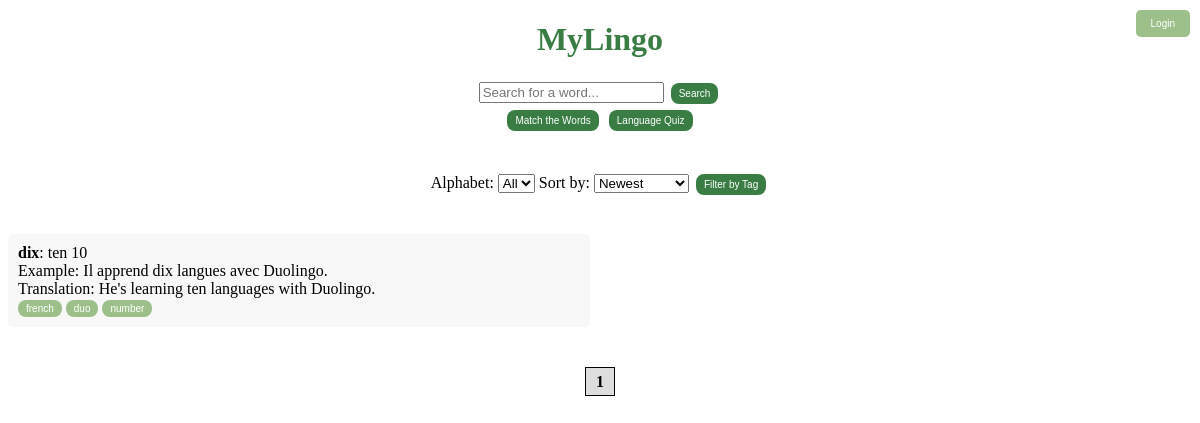
The page /filter?tag=number on the database as committed earlier.
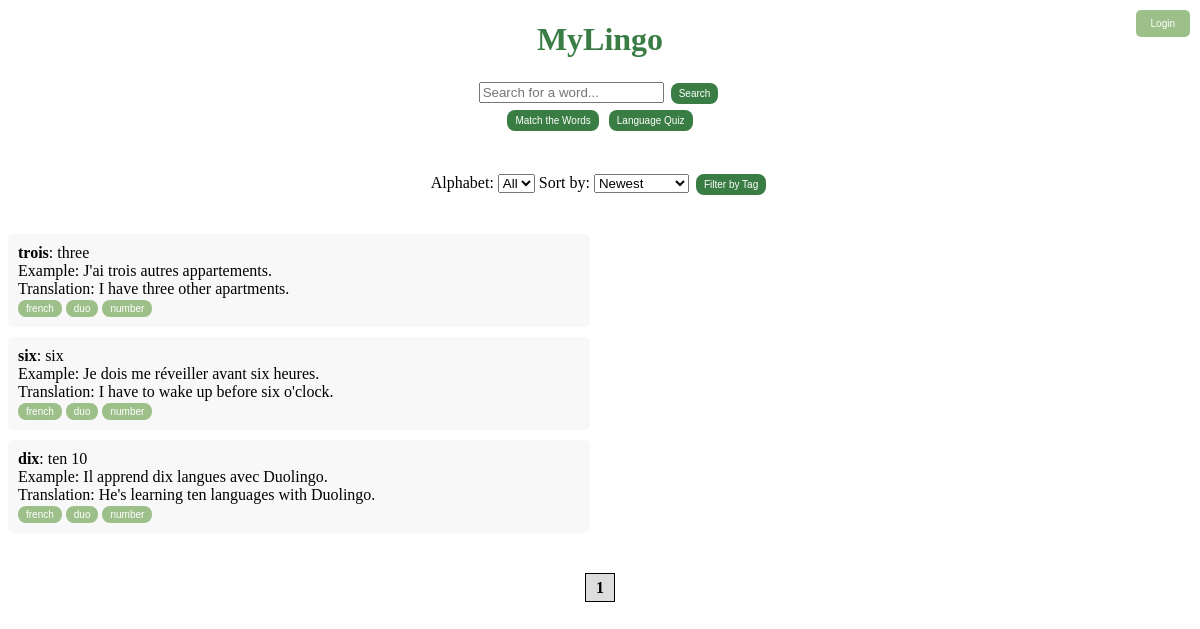
The same page on the database as committed later.
### tables this page shows
CREATE TABLE vocabulary (
                    id INTEGER PRIMARY KEY AUTOINCREMENT,
                    word TEXT NOT NULL,
                    meaning TEXT,
                    example TEXT,
                    translation TEXT,
                    tags TEXT);

### app.py (the view)
@app.route('/filter')
def filter_words():
    tag = request.args.get('tag', '')  # Default to empty string if not provided
    page = request.args.get('page', 1, type=int)  # Get current page
    alphabet = request.args.get('alphabet', '')  # Get alphabet filter
    sort = request.args.get('sort', 'newest')  # Get sorting option
    conn = sqlite3.connect('database.db')
    conn.row_factory = sqlite3.Row  # ✅ Return dictionaries
    c = conn.cursor()
    query = "SELECT * FROM vocabulary WHERE 1=1"
    params = []
    if tag:
        query += " AND tags LIKE ?"
        params.append('%' + tag + '%')
    if alphabet:
        query += " AND word LIKE ?"
        params.append(alphabet + '%')
    if sort == "newest":
        query += " ORDER BY id DESC"
    elif sort == "oldest":
        query += " ORDER BY id ASC"
    elif sort == "alphabet":
        query += " ORDER BY word ASC"
    c.execute(query, params)
    words = c.fetchall()
    conn.close()
    total_pages = (len(words) // 20) + (1 if len(words) % 20 > 0 else 0)
    words = words[(page - 1) * 20: page * 20]  # Slice words for pagination
    return render_template('index.html',
                           words=words,
                           page=page,
                           total_pages=total_pages,
                           selected_alphabet=alphabet,
                           selected_tag=tag,
                           selected_sort=sort)

### templates/index.html (shortened to what this page needs)
<!DOCTYPE html>
<html>
<head>
    <link rel="stylesheet" href="{{ url_for('static', filename='style.css') }}">
</head>
<body>
    <h1><a href="{{ url_for('index') }}" style="text-decoration: none; color: inherit;">MyLingo</a></h1>
    <div id="login-container">
        {% if current_user.is_authenticated %}
            <p>Welcome, {{ current_user.username }}!</p>
            <a href="{{ url_for('logout') }}"><button id="logout-btn">Logout</button></a>
        {% else %}
            <button id="login-button">Login</button>
        {% endif %}
    </div>
    <form action="/search" method="get">
        <input type="text" name="query" placeholder="Search for a word..." required>
        <button type="submit" class="main-btn">Search</button>
    </form>
    <div class="center-container">
        <a href="{{ url_for('game') }}">
            <button class="main-btn">Match the Words</button></a>
        <a href="{{ url_for('quiz') }}">
            <button class="main-btn">Language Quiz</button>
        </a>
    </div>
    <form method="GET" action="/" style="margin-bottom: 20px;">
        <label for="alphabet-filter">Alphabet:</label>
        <select name="alphabet" id="alphabet-filter" onchange="this.form.submit()">
            <option value="">All</option>
        </select>
        <label for="sort-filter">Sort by:</label>
        <select name="sort" id="sort-filter" onchange="this.form.submit()">
            <option value="newest" {% if selected_sort == "newest" %}selected{% endif %}>Newest</option>
        </select>
        <button class="main-btn" id="filterButton" type="button">Filter by Tag</button>
    </form>
    <div class="word-container">
        <ul class="word-list">
            {% for word in words[:10] %}
                <li class="word-item">
                    <strong>{{ word["word"] }}</strong>: {{ word["meaning"] }}
                    <br> Example: {{ word["example"] }}
                    <br> Translation: {{ word["translation"] }}
                    <br>
                    {% if word['tags'] %}
                        {% for tag in word['tags'].split(',') %}
                            <a href="?page=1&tag={{ tag.strip() }}&alphabet={{ selected_alphabet }}&sort={{ selected_sort }}">
                                <button class="tag-btn tag tag.selected">{{ tag.strip() }}</button></a>
                        {% endfor %}
                    {% endif %}
                </li>
            {% endfor %}
        </ul>
        <ul class="word-list">
        </ul>
    </div>
    <div class="pagination">
        {% for p in range(1, total_pages + 1) %}
            {% if p == page %}
                <a class="active">{{ p }}</a>
            {% else %}
                <a href="?page={{ p }}&alphabet={{ selected_alphabet }}&tag={{ selected_tag }}&sort={{ selected_sort }}">{{ p }}</a>
            {% endif %}
        {% endfor %}
    </div>
</body>
</html>

Rows that differ between the two databases and show on the page:
added vocabulary: word "trois", meaning "three", example "J'ai trois autres appartements.", translation "I have three other apartments.", strip "french" "duo" "number"
added vocabulary: word "six", meaning "six", example "Je dois me réveiller avant six heures.", translation "I have to wake up before six o'clock.", strip "french" "duo" "number"
